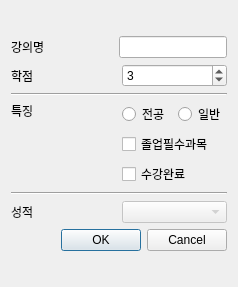
<?xml version="1.0" encoding="UTF-8"?>
<ui version="4.0">
 <class>LectureAdd</class>
 <widget class="QDialog" name="LectureAdd">
  <property name="geometry">
   <rect>
    <x>0</x>
    <y>0</y>
    <width>238</width>
    <height>287</height>
   </rect>
  </property>
  <property name="windowTitle">
   <string>강의추가</string>
  </property>
  <layout class="QVBoxLayout" name="verticalLayout_5">
   <item>
    <layout class="QVBoxLayout" name="verticalLayout_4">
     <item>
      <layout class="QVBoxLayout" name="verticalLayout_3">
       <item>
        <layout class="QHBoxLayout" name="horizontalLayout">
         <item>
          <widget class="QLabel" name="label_LectureName">
           <property name="text">
            <string>강의명</string>
           </property>
          </widget>
         </item>
         <item>
          <spacer name="horizontalSpacer">
           <property name="orientation">
            <enum>Qt::Horizontal</enum>
           </property>
           <property name="sizeHint" stdset="0">
            <size>
             <width>40</width>
             <height>20</height>
            </size>
           </property>
          </spacer>
         </item>
         <item>
          <widget class="QLineEdit" name="lineEdit_LectureNameData"/>
         </item>
        </layout>
       </item>
       <item>
        <layout class="QHBoxLayout" name="horizontalLayout_2">
         <item>
          <widget class="QLabel" name="label_Point">
           <property name="text">
            <string>학점</string>
           </property>
          </widget>
         </item>
         <item>
          <widget class="QSpinBox" name="spinBox_PointData">
           <property name="minimum">
            <number>1</number>
           </property>
           <property name="maximum">
            <number>5</number>
           </property>
           <property name="value">
            <number>3</number>
           </property>
          </widget>
         </item>
        </layout>
       </item>
       <item>
        <widget class="Line" name="line_2">
         <property name="orientation">
          <enum>Qt::Horizontal</enum>
         </property>
        </widget>
       </item>
       <item>
        <layout class="QHBoxLayout" name="horizontalLayout_4">
         <item>
          <widget class="QLabel" name="label_Char">
           <property name="text">
            <string>특징</string>
           </property>
           <property name="alignment">
            <set>Qt::AlignLeading|Qt::AlignLeft|Qt::AlignTop</set>
           </property>
          </widget>
         </item>
         <item>
          <layout class="QVBoxLayout" name="verticalLayout_2">
           <item>
            <layout class="QHBoxLayout" name="horizontalLayout_3">
             <item>
              <widget class="QRadioButton" name="radioButton_Major">
               <property name="text">
                <string>전공</string>
               </property>
              </widget>
             </item>
             <item>
              <widget class="QRadioButton" name="radioButton_Normal">
               <property name="text">
                <string>일반</string>
               </property>
              </widget>
             </item>
            </layout>
           </item>
           <item>
            <layout class="QVBoxLayout" name="verticalLayout">
             <item>
              <widget class="QCheckBox" name="checkBox_NeedJolUp">
               <property name="text">
                <string>졸업필수과목</string>
               </property>
              </widget>
             </item>
             <item>
              <widget class="QCheckBox" name="checkBox_Complete">
               <property name="text">
                <string>수강완료</string>
               </property>
              </widget>
             </item>
            </layout>
           </item>
          </layout>
         </item>
        </layout>
       </item>
       <item>
        <widget class="Line" name="line">
         <property name="orientation">
          <enum>Qt::Horizontal</enum>
         </property>
        </widget>
       </item>
       <item>
        <layout class="QHBoxLayout" name="horizontalLayout_5">
         <item>
          <widget class="QLabel" name="label_Grade">
           <property name="text">
            <string>성적</string>
           </property>
          </widget>
         </item>
         <item>
          <widget class="QComboBox" name="comboBox_Grade">
           <property name="enabled">
            <bool>false</bool>
           </property>
          </widget>
         </item>
        </layout>
       </item>
      </layout>
     </item>
     <item>
      <widget class="QDialogButtonBox" name="buttonBox">
       <property name="orientation">
        <enum>Qt::Horizontal</enum>
       </property>
       <property name="standardButtons">
        <set>QDialogButtonBox::Cancel|QDialogButtonBox::Ok</set>
       </property>
      </widget>
     </item>
    </layout>
   </item>
  </layout>
 </widget>
 <resources/>
 <connections>
  <connection>
   <sender>buttonBox</sender>
   <signal>accepted()</signal>
   <receiver>LectureAdd</receiver>
   <slot>accept()</slot>
   <hints>
    <hint type="sourcelabel">
     <x>227</x>
     <y>275</y>
    </hint>
    <hint type="destinationlabel">
     <x>157</x>
     <y>274</y>
    </hint>
   </hints>
  </connection>
  <connection>
   <sender>buttonBox</sender>
   <signal>rejected()</signal>
   <receiver>LectureAdd</receiver>
   <slot>reject()</slot>
   <hints>
    <hint type="sourcelabel">
     <x>227</x>
     <y>268</y>
    </hint>
    <hint type="destinationlabel">
     <x>237</x>
     <y>274</y>
    </hint>
   </hints>
  </connection>
 </connections>
</ui>
